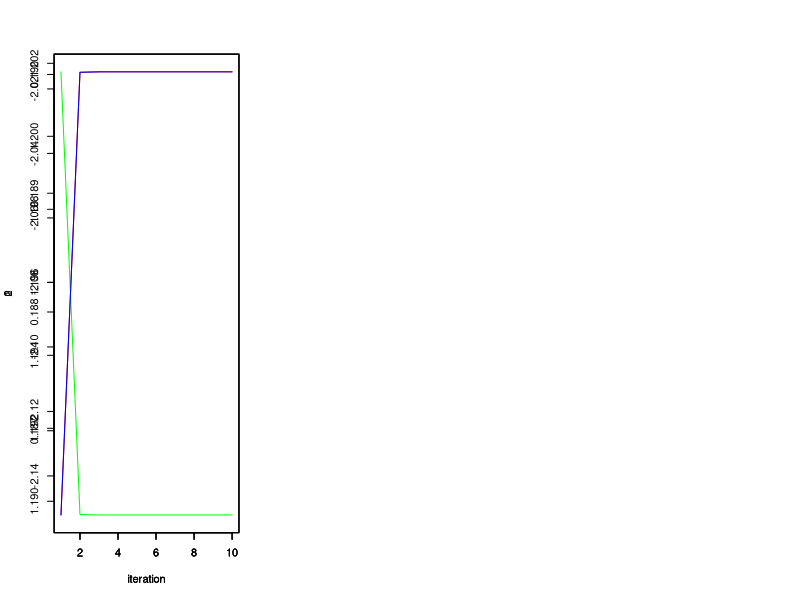

Generate this figure with R:
# Backfitting approach using simple linear regression

set.seed(42)

n = 100
x1 = rnorm(n)
x2 = rnorm(n)

y = 0.33*x1 - 2.1*x2 + rnorm(n) + 1.2

# Random guess
beta1 = 4

iter = 10
betas = matrix(data=0, nrow=iter, ncol=3)

for(i in 1:iter) {
   a = y-beta1*x1
   beta2 = lm(a~x2)$coef[2]
   
   a = y-beta2*x2
   temp = lm(a~x1)$coef
   beta0 = temp[1]
   beta1 = temp[2]
   
   betas[i,] = c(beta0, beta1, beta2)
}

cols = rainbow(3)
par(mfrow=c(1,3))
for(i in 1:3) {
  plot(betas[,i], col=cols[i], xlab="iteration", ylab=i-1, type="l") 
  par(new=TRUE)
}

sprintf("Final, beta0: %.2f, beta1: %.2f, beta2: %.2f", beta0, beta1, beta2)
